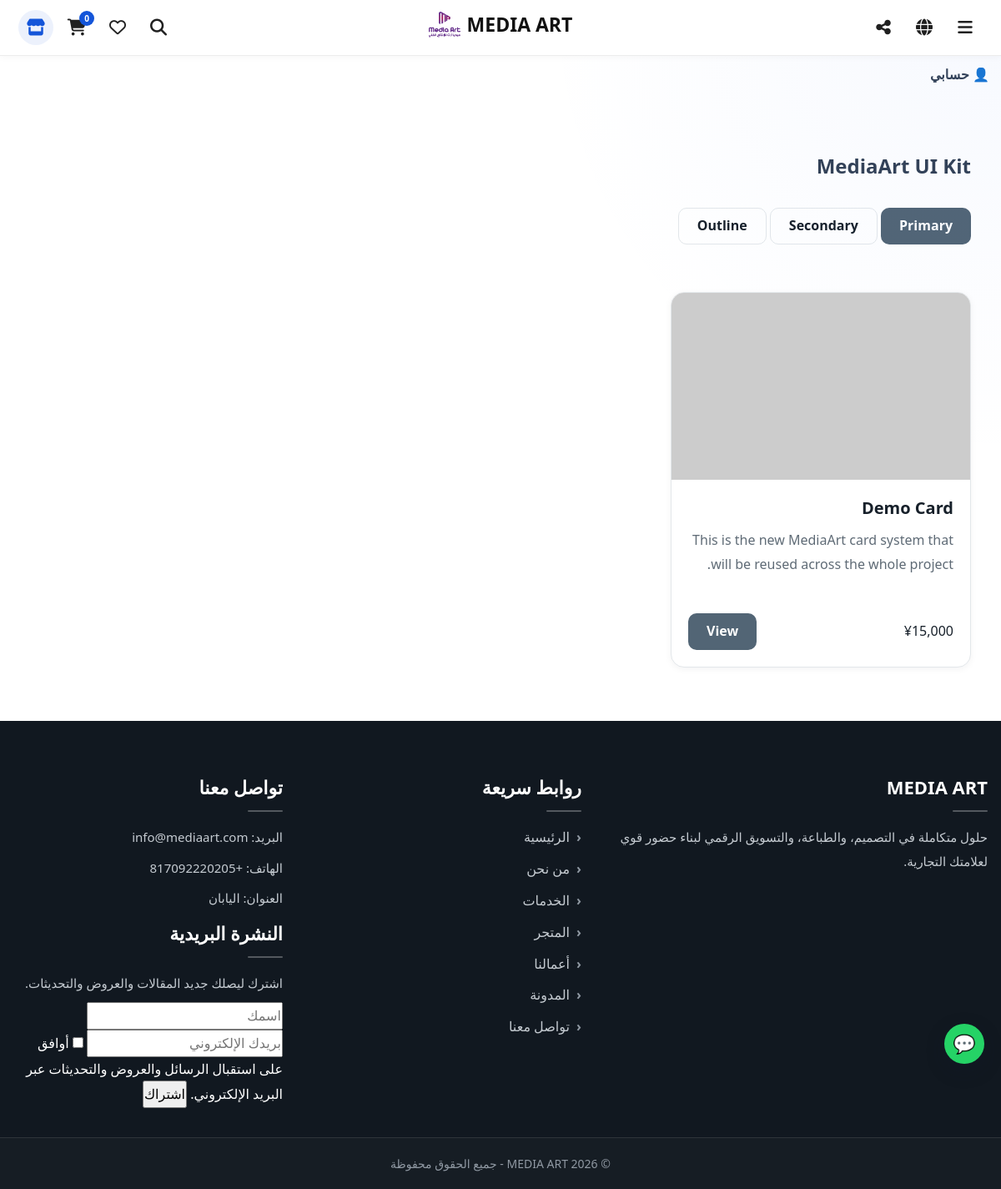
/ui, run on the app's committed database.
### app/models/settings.py (models this page shows)
class SiteSetting(db.Model):
    id = db.Column(db.Integer, primary_key=True)
    site_name = db.Column(db.String(200))
    logo = db.Column(db.String(200))
    footer_text = db.Column(db.String(300))
    show_partners = db.Column(db.Boolean, default=True)

### app/routes/main.py (the view)
@main_bp.route("/ui")
def ui():
    return render_template("ui.html")

### app/models/menu_item.py (called while the page is built)
    def get_title(self, lang="ar"):
        if self.page:
            if lang == "en":
                return self.page.title_en or self.page.title_ar
            if lang == "ja":
                return self.page.title_ja or self.page.title_ar
            return self.page.title_ar
        return (
            getattr(self, f"title_{lang}", None)
            or self.title_ar
            or self.title
        )

### app/templates/ui.html (shortened to what this page needs)
{% extends "base.html" %}
{% block content %}
<section class="ma-section">
    <div class="container">
        <h1>MediaArt UI Kit</h1>
        <br>
        <a class="ma-btn ma-btn-primary">Primary</a>
        <a class="ma-btn ma-btn-secondary">Secondary</a>
        <a class="ma-btn ma-btn-outline">Outline</a>
        <br><br><br>
        <div class="ma-card-grid">
            <article class="ma-card ma-card-interactive">
                <div class="ma-card-media">
                    <img src="https://picsum.photos/600/400" alt="">
                </div>
                <div class="ma-card-body">
                    <h3 class="ma-card-title">
                        Demo Card
                    </h3>
                    <p class="ma-card-text ma-line-clamp-3">
                        This is the new MediaArt card system that will be reused across the whole project.
                    </p>
                    <div class="ma-card-footer">
                        <span>¥15,000</span>
                        <a class="ma-btn ma-btn-primary">
                            View
                        </a>
                    </div>
                </div>
            </article>
        </div>
    </div>
</section>
{% endblock %}

### app/templates/base.html (shortened to what this page needs)
<!DOCTYPE html>
<html lang="{{ current_lang }}" dir="{% if current_lang == 'ar' %}rtl{% else %}ltr{% endif %}">
<head>
    <link rel="stylesheet" href="https://cdnjs.cloudflare.com/ajax/libs/font-awesome/6.5.0/css/all.min.css">
    <link
    rel="stylesheet"
    href="{{ url_for('static', filename='css/pages/customer.css') }}">
    <link rel="stylesheet" href="{{ url_for('static', filename='css/design-system.css') }}">
    <link rel="stylesheet"
      href="{{ url_for('static', filename='css/ui.css') }}">
      <link rel="stylesheet"
      href="{{ url_for('static', filename='css/layout.css') }}">
    <link rel="stylesheet" href="{{ url_for('static', filename='css/main.css', v='20260730-2') }}">
    <link rel="stylesheet" href="{{ url_for('static', filename='css/parts/final-shop.css') }}">
    <link rel="stylesheet" href="{{ url_for('static', filename='css/parts/final-footer.css') }}">
</head>
<body>
<div class="account-dropdown">
    <button class="account-btn">
        👤
        {% if current_user.is_authenticated %}
            {{ current_user.username }}
        {% else %}
            {% if current_lang == "en" %}
                Account
            {% elif current_lang == "ja" %}
                アカウント
            {% else %}
                حسابي
            {% endif %}
        {% endif %}
    </button>
</div>
<a href="https://wa.me/817092220205"
   target="_blank"
   class="floating-whatsapp-btn">
    💬
</a>
{% set is_shop_page = request.blueprint == "shop" %}
<header
    id="siteHeader"
    class="site-header site-header-shop"
    data-is-shop-page="{{ 'true' if is_shop_page else 'false' }}"
    data-shop-url="{{ url_for('shop.index') }}"
>
        <div class="shop-main-header-row">
            <div class="shop-header-primary-actions">
                <a
                    href="{{ url_for('shop.index') }}"
                    class="shop-header-icon-btn shop-header-store-btn"
                    aria-label="{% if current_lang == 'en' %}Visit Store{% elif current_lang == 'ja' %}ショップを見る{% else %}زيارة المتجر{% endif %}"
                    title="{% if current_lang == 'en' %}Visit Store{% elif current_lang == 'ja' %}ショップを見る{% else %}زيارة المتجر{% endif %}"
                >
                    <i class="fa-solid fa-store"></i>
                </a>
                <a
                    href="{{ url_for('shop.cart') }}"
                    class="shop-header-icon-btn"
                    aria-label="{% if current_lang == 'en' %}Cart{% elif current_lang == 'ja' %}カート{% else %}السلة{% endif %}"
                >
                    <i class="fa-solid fa-cart-shopping"></i>
                    <span
                        class="shop-header-cart-count"
                        data-cart-count
                    >
                        {{ session.get('cart', [])|length }}
                    </span>
                </a>
                <a
                    href="{{ url_for('shop.favorites') }}"
                    class="shop-header-icon-btn"
                    aria-label="{% if current_lang == 'en' %}Favorites{% elif current_lang == 'ja' %}お気に入り{% else %}المفضلة{% endif %}"
                >
                    <i class="fa-regular fa-heart"></i>
                </a>
<div class="shop-header-search-wrapper">
    <button
        type="button"
        class="shop-header-icon-btn"
        data-shop-search-button
        aria-label="{% if current_lang == 'en' %}Search{% elif current_lang == 'ja' %}検索{% else %}البحث{% endif %}"
        aria-expanded="false"
    >
        <i class="fa-solid fa-magnifying-glass"></i>
    </button>
</div>
            </div>
<div class="shop-header-center">
    <a
        href="{{ url_for('main.home') }}"
        class="shop-header-brand"
        data-shop-header-brand
    >
        {% if setting and setting.logo %}
            <img
                src="{{ url_for('static', filename='uploads/' + setting.logo) }}"
                alt="{{ setting.site_name if setting and setting.site_name else 'MEDIA ART' }}"
            >
        {% endif %}
        <span>
            {{ setting.site_name if setting and setting.site_name else "MEDIA ART" }}
        </span>
    </a>
</div>
            <div class="shop-header-secondary-actions">
                <div class="shop-header-dropdown-wrapper">
                    <button
                        type="button"
                        class="shop-header-icon-btn"
                        data-shop-dropdown-button="share"
                        aria-label="{% if current_lang == 'en' %}Share{% elif current_lang == 'ja' %}共有{% else %}مشاركة{% endif %}"
                        aria-expanded="false"
                    >
                        <i class="fa-solid fa-share-nodes"></i>
                    </button>
                </div>
                <div class="shop-header-dropdown-wrapper">
                    <button
                        type="button"
                        class="shop-header-icon-btn"
                        data-shop-dropdown-button="language"
                        aria-label="{% if current_lang == 'en' %}Language{% elif current_lang == 'ja' %}言語{% else %}اللغة{% endif %}"
                        aria-expanded="false"
                    >
                        <i class="fa-solid fa-globe"></i>
                    </button>
                </div>
                <div class="shop-header-dropdown-wrapper">
                    <button
                        type="button"
                        class="shop-header-icon-btn"
                        data-shop-dropdown-button="menu"
                        aria-label="{% if current_lang == 'en' %}Menu{% elif current_lang == 'ja' %}メニュー{% else %}القائمة{% endif %}"
                        aria-expanded="false"
                    >
                        <i class="fa-solid fa-bars"></i>
                    </button>
                </div>
            </div>
        </div>
</header>
<main class="site-main">
    {% block content %}{% endblock %}
</main>
<footer class="site-footer">
    <div class="container footer-grid">
        <div class="footer-col">
            <h3>MEDIA ART</h3>
            <p>{{ tr.footer_text }}</p>
        </div>
        <div class="footer-col">
            <h4>{{ tr.quick_links }}</h4>
            <ul class="footer-links">
                <li><a href="{{ url_for('main.home') }}">{{ tr.home }}</a></li>
                <li><a href="{{ url_for('about.index') }}">{{ tr.about }}</a></li>
                <li><a href="{{ url_for('services.index') }}">{{ tr.services }}</a></li>
                <li><a href="{{ url_for('shop.index') }}">{{ tr.shop }}</a></li>
                <li><a href="{{ url_for('portfolio.index') }}">{{ tr.portfolio }}</a></li>
                <li><a href="{{ url_for('blog.index') }}">{{ tr.blog }}</a></li>
                <li><a href="{{ url_for('contact.index') }}">{{ tr.contact }}</a></li>
            </ul>
        </div>
        <div class="footer-col">
            <h4>{{ tr.contact }}</h4>
            <p>{{ tr.email }}: info@mediaart.com</p>
            <p>{{ tr.phone }}: +817092220205</p>
            <p>{{ tr.address }}: {{ tr.japan }}</p>
            <div class="footer-col">
    <h4>
        {% if current_lang == "en" %}
            Newsletter
        {% elif current_lang == "ja" %}
            ニュースレター
        {% else %}
            النشرة البريدية
        {% endif %}
    </h4>
    <p>
        {% if current_lang == "en" %}
            Subscribe to receive our latest updates and offers.
        {% elif current_lang == "ja" %}
            最新情報やお知らせを受け取るために登録してください。
        {% else %}
            اشترك ليصلك جديد المقالات والعروض والتحديثات.
        {% endif %}
    </p>
    <form id="newsletterForm"
      method="POST"
      action="{{ url_for('newsletter.subscribe') }}"
      class="newsletter-form">
      <input type="text"
       name="name"
       placeholder="{% if current_lang == 'en' %}Your name{% elif current_lang == 'ja' %}お名前{% else %}اسمك{% endif %}">
        <input type="email"
               name="email"
               required
               placeholder="{% if current_lang == 'en' %}Your email{% elif current_lang == 'ja' %}メールアドレス{% else %}بريدك الإلكتروني{% endif %}">
               <label class="newsletter-consent">
        <input type="checkbox"
           name="consent"
           required>
    <span>
        {% if current_lang == "en" %}
            I agree to receive emails, offers, and updates.
        {% elif current_lang == "ja" %}
            メールによるお知らせや更新情報の受信に同意します。
        {% else %}
            أوافق على استقبال الرسائل والعروض والتحديثات عبر البريد الإلكتروني.
        {% endif %}
    </span>
</label>
        <button type="submit">
            {% if current_lang == "en" %}
                Subscribe
            {% elif current_lang == "ja" %}
                登録する
            {% else %}
                اشتراك
            {% endif %}
        </button>
    </form>
</div>
        </div>
    </div>
    <div class="footer-bottom">
        <div class="container">
            <p>© 2026 MEDIA ART - {{ tr.rights }}</p>
        </div>
    </div>
</footer>
</body>
</html>

### app/static/css/design-system.css (style rules this page uses)
:root { --ma-accent: #526575; --ma-accent-hover: #3f505e; --ma-accent-soft: rgba(82, 101, 117, 0.12); --ma-background: #f7f8f9; --ma-surface: #ffffff; --ma-surface-soft: #f1f3f5; --ma-text: #17202a; --ma-text-secondary: #5f6b76; --ma-text-muted: #87919b; --ma-border: #e3e7ea; --ma-border-strong: #d4dadd; --ma-dark: #111820; --ma-dark-soft: #18212b; --ma-footer-text: #c5cbd1; --ma-footer-muted: #9099a3; --ma-success: #39745b; --ma-warning: #a07132; --ma-danger: #a84b4b; --ma-font-family: "Cairo", sans-serif; --ma-font-xs: 12px; --ma-font-sm: 14px; --ma-font-md: 16px; --ma-font-lg: 18px; --ma-font-xl: 22px; --ma-font-2xl: 30px; --ma-font-3xl: 42px; --ma-space-1: 4px; --ma-space-2: 8px; --ma-space-3: 12px; --ma-space-4: 16px; --ma-space-5: 24px; --ma-space-6: 32px; --ma-space-7: 48px; --ma-space-8: 64px; --ma-radius-sm: 6px; --ma-radius-md: 10px; --ma-radius-lg: 16px; --ma-radius-xl: 24px; --ma-radius-round: 999px; --ma-shadow-sm: 0 2px 8px rgba(17, 24, 32, 0.05); --ma-shadow-md: 0 8px 24px rgba(17, 24, 32, 0.08); --ma-shadow-lg: 0 18px 45px rgba(17, 24, 32, 0.10); --ma-transition-fast: 0.15s ease; --ma-transition: 0.25s ease; --ma-transition-slow: 0.4s ease; --ma-container-width: 1240px; --ma-header-height: 66px; }
body { background: var(--ma-background); color: var(--ma-text); font-family: var(--ma-font-family); }
button, input, textarea, select { font: inherit; }
a { transition: color var(--ma-transition), background-color var(--ma-transition), border-color var(--ma-transition), opacity var(--ma-transition), transform var(--ma-transition); }

### app/static/css/ui.css (style rules this page uses)
.ma-btn { display:inline-flex; align-items:center; justify-content:center; gap:10px; min-height:44px; padding:0 22px; border:none; border-radius:var(--ma-radius-md); cursor:pointer; font-size:var(--ma-font-md); font-weight:600; text-decoration:none; transition:var(--ma-transition); user-select:none; }
.ma-btn-primary { background:var(--ma-accent); color:#fff; }
.ma-btn-secondary { background:var(--ma-surface); color:var(--ma-text); border:1px solid var(--ma-border); }
.ma-btn-outline { background:transparent; color:var(--ma-text); border:1px solid var(--ma-border); }
.ma-card { position: relative; display: flex; flex-direction: column; min-width: 0; overflow: hidden; background: var(--ma-surface); color: var(--ma-text); border: 1px solid var(--ma-border); border-radius: var(--ma-radius-lg); box-shadow: var(--ma-shadow-sm); transition: transform var(--ma-transition), box-shadow var(--ma-transition), border-color var(--ma-transition); }
.ma-card-interactive { cursor: pointer; }
.ma-card-media { position: relative; width: 100%; overflow: hidden; background: var(--ma-surface-soft); aspect-ratio: 16 / 10; }
.ma-card-media img { display: block; width: 100%; height: 100%; object-fit: cover; transition: transform var(--ma-transition-slow); }
.ma-card-body { display: flex; flex: 1; flex-direction: column; padding: var(--ma-space-5); }
.ma-card-title { margin: 0; color: var(--ma-text); font-size: var(--ma-font-lg); font-weight: 700; line-height: 1.4; }
.ma-card-text { margin: 0; color: var(--ma-text-secondary); font-size: var(--ma-font-md); line-height: 1.75; }
.ma-card-footer { display: flex; align-items: center; justify-content: space-between; gap: var(--ma-space-3); flex-wrap: wrap; margin-top: auto; padding-top: var(--ma-space-5); }
.ma-card-grid { display: grid; grid-template-columns: repeat(3, minmax(0, 1fr)); gap: var(--ma-space-5); }
.ma-line-clamp-3 { display: -webkit-box; overflow: hidden; -webkit-box-orient: vertical; -webkit-line-clamp: 3; }

### app/static/css/layout.css (style rules this page uses)
.container { width:min(var(--ma-container-width),calc(100% - 32px)); margin-inline:auto; }
.ma-section { padding-block:var(--ma-space-8); }

### app/static/css/parts/final-header.css (style rules this page uses)
.site-header { position: sticky; top: 0; z-index: 999; background: #ffffff; border-bottom: 1px solid #e2e8f0; transition: 0.3s; }

### app/static/css/parts/final-home.css (style rules this page uses)
* { margin: 0; padding: 0; box-sizing: border-box; }
section { padding: 70px 0; }
h1, h2, h3, p { line-height: 1.6; word-break: break-word; }
p { font-size: 15px; line-height: 1.8; }
header { transition: 0.3s; }
html { scroll-behavior: smooth; }

### data on the page
SiteSetting: logo (picture), site_name "MEDIA ART"

### other printed values
{{ session.get('cart', [])|length }} "0"
{{ tr.footer_text }} "حلول متكاملة في التصميم، والطباعة، والتسويق الرقمي لبناء حضور قوي لعلامتك التجارية."
{{ tr.quick_links }} "روابط سريعة"
{{ tr.home }} "الرئيسية"
{{ tr.about }} "من نحن"
{{ tr.services }} "الخدمات"
{{ tr.shop }} "المتجر"
{{ tr.portfolio }} "أعمالنا"
{{ tr.blog }} "المدونة"
{{ tr.contact }} "تواصل معنا"
{{ tr.email }} "البريد"
{{ tr.phone }} "الهاتف"
{{ tr.address }} "العنوان"
{{ tr.japan }} "اليابان"
{{ tr.rights }} "جميع الحقوق محفوظة"
